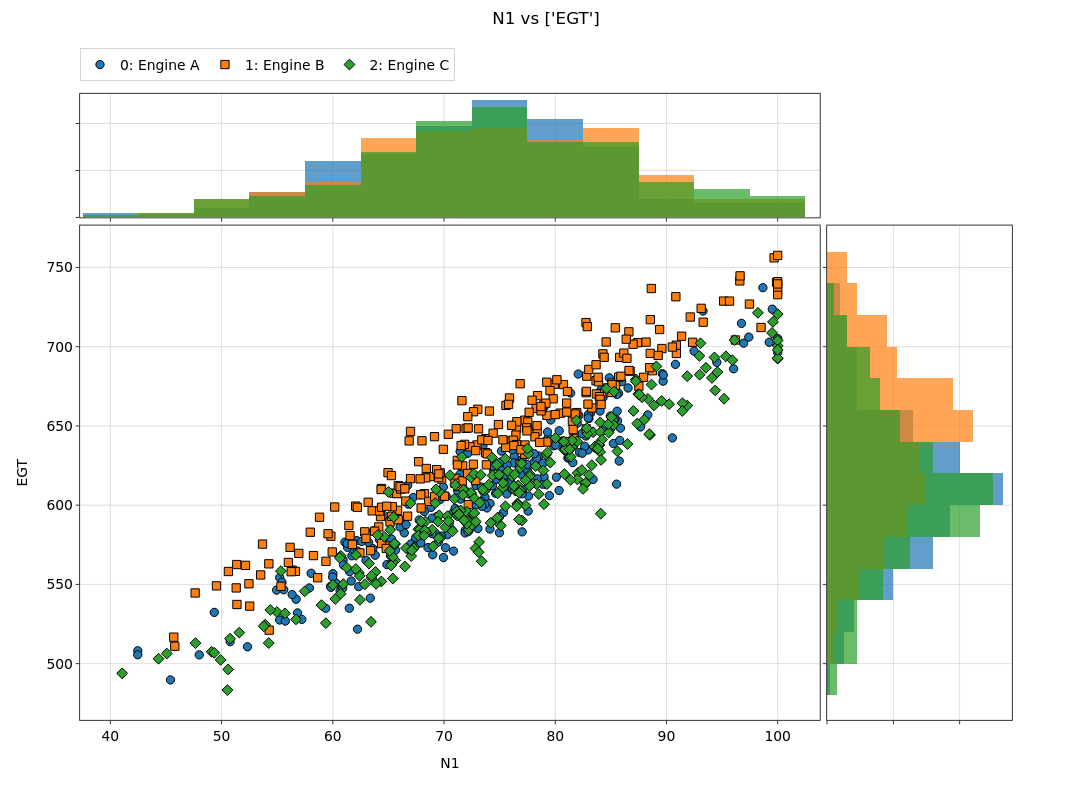

Notebook code for this chart:
### Markdown cell above
---
## 1. Basic call — scatter + histogram strips

The default is `marginal='histogram'`: a histogram of `x` above the scatter and
a histogram of `y` to its right. The strips share the main panel's axes (zoom
the scatter and the strips follow), and their count axes are hidden — the
strips are there to show *shape*, not to be read off.

The scatter itself is styled exactly like `plot()`: each dataset's color,
marker, alpha, hover parameters and so on all carry over.

### Code cell
nb = build()
nb.plot_marginal(x='N1', y='EGT')

### Figure 1 — Plotly figure (JSON) as saved in the notebook; plotly's stock layout.template omitted (floating-point values rounded to 4 significant figures; data arrays with more than 128 entries replaced by an {"elided": "..."} marker saying what was removed)
{"data": [{"hovertemplate": "<b><u>Set: 0</u></b><br><b>Engine A</b><br>N1: %{x:.2f}<br>EGT: %{y:.2f}<extra></extra>", "legendgroup": "group_0", "legendrank": 1000, "line": {"color": "#1f77b4", "width": 2}, "marker": {"color": "#1f77b4", "line": {"color": "black", "width": 1}, "size": 8.3, "symbol": "circle"}, "mode": "markers", "name": "0: Engine A", "opacity": 1, "showlegend": true, "type": "scatter", "x": {"elided": "250 float values"}, "xaxis": "x3", "y": {"elided": "250 float values"}, "yaxis": "y3"}, {"histnorm": "", "legendgroup": "group_0", "legendrank": 1000, "marker": {"color": "#1f77b4"}, "name": "0: Engine A", "opacity": 0.7, "showlegend": false, "type": "histogram", "x": {"elided": "250 float values"}, "xaxis": "x", "yaxis": "y"}, {"histnorm": "", "legendgroup": "group_0", "legendrank": 1000, "marker": {"color": "#1f77b4"}, "name": "0: Engine A", "opacity": 0.7, "showlegend": false, "type": "histogram", "xaxis": "x4", "y": {"elided": "250 float values"}, "yaxis": "y4"}, {"hovertemplate": "<b><u>Set: 1</u></b><br><b>Engine B</b><br>N1: %{x:.2f}<br>EGT: %{y:.2f}<extra></extra>", "legendgroup": "group_1", "legendrank": 1001, "line": {"color": "#ff7f0e", "width": 2}, "marker": {"color": "#ff7f0e", "line": {"color": "black", "width": 1}, "size": 8.3, "symbol": "square"}, "mode": "markers", "name": "1: Engine B", "opacity": 1, "showlegend": true, "type": "scatter", "x": {"elided": "250 float values"}, "xaxis": "x3", "y": {"elided": "250 float values"}, "yaxis": "y3"}, {"histnorm": "", "legendgroup": "group_1", "legendrank": 1001, "marker": {"color": "#ff7f0e"}, "name": "1: Engine B", "opacity": 0.7, "showlegend": false, "type": "histogram", "x": {"elided": "250 float values"}, "xaxis": "x", "yaxis": "y"}, {"histnorm": "", "legendgroup": "group_1", "legendrank": 1001, "marker": {"color": "#ff7f0e"}, "name": "1: Engine B", "opacity": 0.7, "showlegend": false, "type": "histogram", "xaxis": "x4", "y": {"elided": "250 float values"}, "yaxis": "y4"}, {"hovertemplate": "<b><u>Set: 2</u></b><br><b>Engine C</b><br>N1: %{x:.2f}<br>EGT: %{y:.2f}<extra></extra>", "legendgroup": "group_2", "legendrank": 1002, "line": {"color": "#2ca02c", "width": 2}, "marker": {"color": "#2ca02c", "line": {"color": "black", "width": 1}, "size": 8.3, "symbol": "diamond"}, "mode": "markers", "name": "2: Engine C", "opacity": 1, "showlegend": true, "type": "scatter", "x": {"elided": "250 float values"}, "xaxis": "x3", "y": {"elided": "250 float values"}, "yaxis": "y3"}, {"histnorm": "", "legendgroup": "group_2", "legendrank": 1002, "marker": {"color": "#2ca02c"}, "name": "2: Engine C", "opacity": 0.7, "showlegend": false, "type": "histogram", "x": {"elided": "250 float values"}, "xaxis": "x", "yaxis": "y"}, {"histnorm": "", "legendgroup": "group_2", "legendrank": 1002, "marker": {"color": "#2ca02c"}, "name": "2: Engine C", "opacity": 0.7, "showlegend": false, "type": "histogram", "xaxis": "x4", "y": {"elided": "250 float values"}, "yaxis": "y4"}], "layout": {"barmode": "overlay", "height": 800, "hoverlabel": {"font": {"size": 13.9}}, "legend": {"font": {"size": 13.9}, "orientation": "h", "x": 0, "xanchor": "left", "y": 0.9397, "yanchor": "top", "yref": "container"}, "margin": {"r": 80, "t": 86.22}, "meta": {"uc_legend_rows": 1}, "showlegend": true, "title": {"font": {"size": 16.7}, "text": "N1 vs ['EGT']", "x": 0.5, "xanchor": "center", "y": 0.985, "yanchor": "top", "yref": "container"}, "width": 1200, "xaxis": {"anchor": "y", "domain": [0, 0.7938], "matches": "x3", "showticklabels": false, "tickfont": {"size": 13.9}, "title": {"font": {"size": 13.9}}}, "xaxis2": {"anchor": "y2", "domain": [0.8002, 1], "tickfont": {"size": 13.9}, "title": {"font": {"size": 13.9}}, "visible": false}, "xaxis3": {"anchor": "y3", "domain": [0, 0.7938], "tickfont": {"size": 13.9}, "title": {"font": {"size": 13.9}, "standoff": 15, "text": "N1"}}, "xaxis4": {"anchor": "y4", "domain": [0.8015, 1], "showticklabels": false, "tickfont": {"size": 13.9}, "title": {"font": {"size": 13.9}}}, "yaxis": {"anchor": "x", "domain": [0.8026, 1], "showticklabels": false, "tickfont": {"size": 13.9}, "title": {"font": {"size": 13.9}}}, "yaxis2": {"anchor": "x2", "domain": [0.8002, 1], "tickfont": {"size": 13.9}, "title": {"font": {"size": 13.9}}, "visible": false}, "yaxis3": {"anchor": "x3", "domain": [0, 0.7897], "tickfont": {"size": 13.9}, "title": {"font": {"size": 13.9}, "standoff": 15, "text": "EGT"}}, "yaxis4": {"anchor": "x4", "domain": [0, 0.7897], "matches": "y3", "showticklabels": false, "tickfont": {"size": 13.9}, "title": {"font": {"size": 13.9}}}}}
